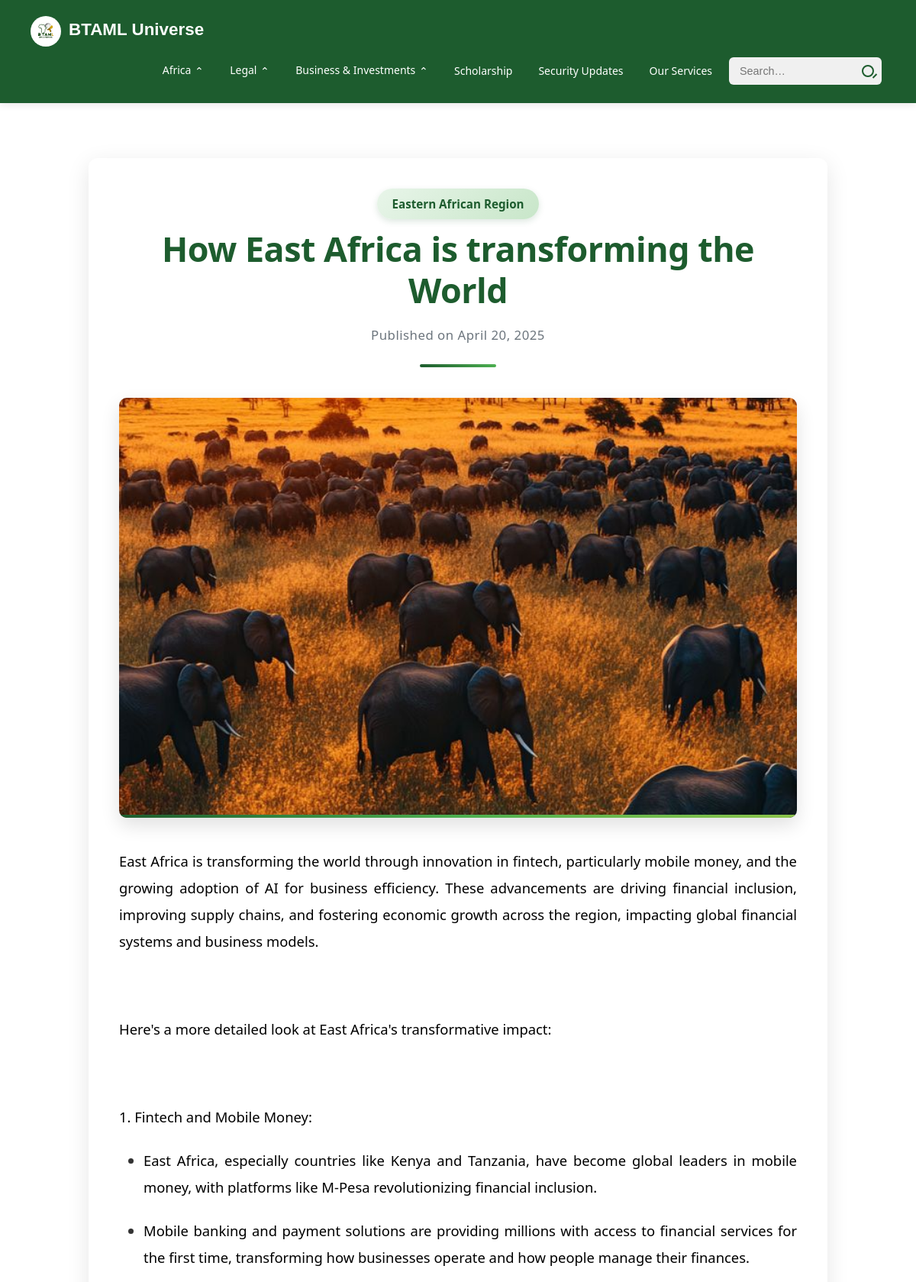
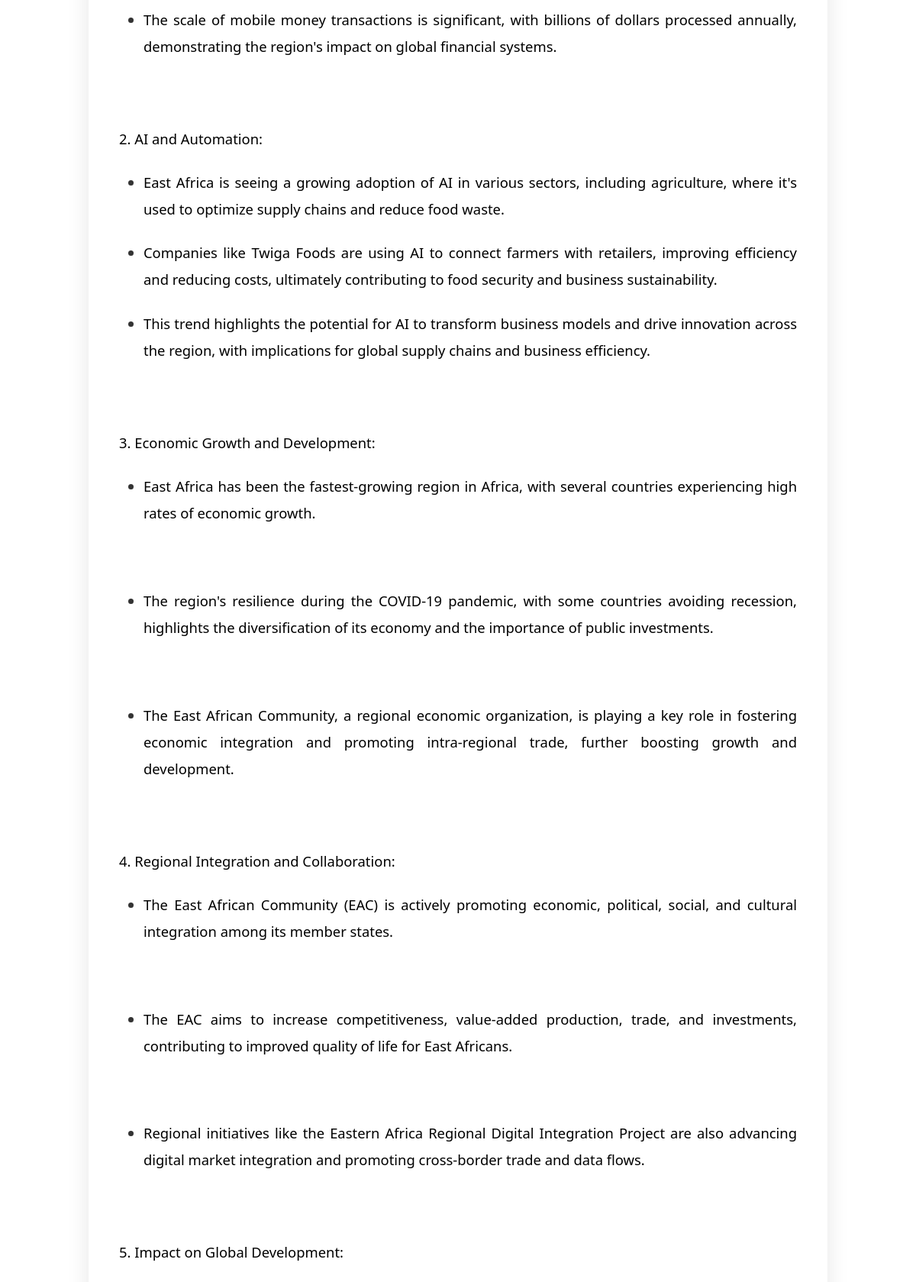
Screenshot of /africa/article/1/ (upper part) with the database file from the repository (2 pictures, top to bottom).
### main/models.py (models this page shows, shortened)
class RegionalArticle(models.Model):
    title = models.CharField(max_length=255)
    region = models.CharField(max_length=10, choices=REGION_CHOICES)
    published_date = models.DateField(auto_now_add=True)
    thumbnail = models.ImageField(upload_to='regional/thumbnails/', blank=True, null=True)
    body = CKEditor5Field('Text', config_name='default')
    related = models.ManyToManyField('self', blank=True)

### main/views.py (the view)
# urls.py: path('africa/article/<int:pk>/', views.article_detail, name='regional_article_detail'),
def article_detail(request, pk):
    article = get_object_or_404(RegionalArticle, pk=pk)
    related = article.related.exclude(pk=pk)[:3]
    return render(request, 'main/regional_detail.html', {
        'article': article,
        'related_articles': related
    })

### main/templates/main/regional_detail.html (shortened to what this page needs)
{% extends 'main/base.html' %}
{% block content %}
<div class="container region-container py-5">
  <article class="region-article">
    <header class="region-header">
      <span class="region-badge">{{ article.get_region_display }}</span>
      <h1 class="region-title">{{ article.title }}</h1>
      <p class="publish-date">Published on {{ article.published_date|date:"F j, Y" }}</p>
    </header>
    {% if article.thumbnail %}
      <div class="featured-image-container">
        <img src="{{ article.thumbnail.url }}" class="featured-image" alt="{{ article.title }}">
      </div>
    {% endif %}
    <div class="region-body">
      {{ article.body|safe }}
    </div>
  </article>
</div>
{% endblock %}

### main/templates/main/regional_detail.html (style rules this page uses)
.region-container { max-width: 1000px; margin: 0 auto; padding: 2rem 1rem; }
.region-article { border-radius: 12px; box-shadow: 0 8px 30px rgba(0, 0, 0, 0.1); background-color: #fff; overflow: hidden; padding: 2.5rem; position: relative; }
.region-header { text-align: center; margin-bottom: 2.5rem; position: relative; padding-bottom: 1.8rem; }
.region-header::after { content: ''; position: absolute; width: 100px; height: 4px; background: linear-gradient(90deg, #1D5C2E, #4CAF50); bottom: 0; left: 50%; transform: translateX(-50%); border-radius: 2px; }
.region-title { color: #1D5C2E; font-weight: 800; margin-bottom: 1.2rem; font-size: 2.8rem; line-height: 1.2; letter-spacing: -0.5px; }
.region-badge { display: inline-block; background: linear-gradient(135deg, #e8f5e9, #c8e6c9); color: #1D5C2E; padding: 0.5rem 1.2rem; border-radius: 50px; font-weight: 600; font-size: 0.95rem; margin-bottom: 0.75rem; border: none; box-shadow: 0 3px 8px rgba(29, 92, 46, 0.15); position: relative; transition: all 0.3s ease; }
.publish-date { color: #6c757d; font-size: 1.05rem; font-weight: 500; letter-spacing: 0.5px; margin-top: 0.5rem; }
.featured-image-container { margin-bottom: 2.5rem; border-radius: 10px; overflow: hidden; box-shadow: 0 10px 25px rgba(0, 0, 0, 0.12); position: relative; }
.featured-image { width: 100%; max-height: 550px; object-fit: cover; display: block; transition: transform 0.6s ease; }
.featured-image-container::after { content: ''; position: absolute; bottom: 0; left: 0; width: 100%; height: 4px; background: linear-gradient(90deg, #1D5C2E, #4CAF50, #8BC34A); }
.region-body { font-size: 1.15rem; line-height: 1.9; color: #333; text-align: justify; margin-bottom: 3.5rem; }
.region-body p { margin-bottom: 1.4rem; }
.region-body ul, .region-body ol { padding-left: 2rem; margin-bottom: 1.8rem; }
.region-body li { margin-bottom: 0.5rem; }

### rows the page displays
RegionalArticle: region "Eastern African Region", title "How East Africa is transforming the World", published_date "April 20, 2025", thumbnail (picture), body "East Africa is transforming the world through innovation in fintech, particularly mobile money, and the growing adoption of AI for business efficiency. These advancements are driving financial inclusion, improving supply chains, and fostering economic growth across the region, impacting global financial systems and business models. Here's a more detailed look at East Africa's transformative impact: 1. Fintech and Mobile Money: East Africa, especially countries like Kenya and Tanzania, have become global leaders in mobile money, with platforms like M-Pesa revolutionizing financial inclusion. Mobile banking and payment solutions are providing millions with access to financial services for the…"
